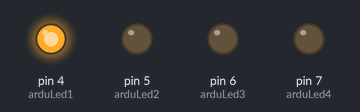
A sketch run on a simulated Arduino Uno, built with avr-gcc and run on an emulated ATmega328P. Parts: output pins drawn as LEDs (lit = HIGH).

Above: at 0.5 s.
At 1.5 s:
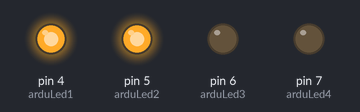
At 2.5 s:
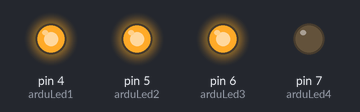
At 3.5 s:
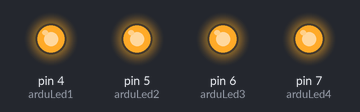
At 4.05 s:
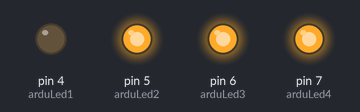
At 4.35 s:
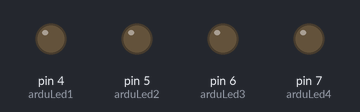
Timing chart, 0 to 5.7 s (numbered marks = the images above):
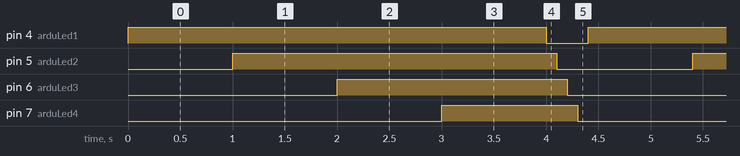

Measured:
- by itself, pin 4 (arduLed1): alternates HIGH for 4.0 s and LOW for 0.40 s
- by itself, pin 5 (arduLed2): alternates HIGH for 3.1 s and LOW for 1.3 s
- by itself, pin 6 (arduLed3): alternates HIGH for 2.2 s and LOW for 2.2 s
- by itself, pin 7 (arduLed4): alternates HIGH for 1.3 s and LOW for 3.1 s

The sketch:

ardustar_blink.ino
```cpp
/*
  Led yakıp söndürme - Ardustar V2
*/

const int arduLed1 = 4; //Ardustar Led 1
const int arduLed2 = 5; //Ardustar Led 2
const int arduLed3 = 6; //Ardustar Led 3
const int arduLed4 = 7; //Ardustar Led 4


void setup() {
  // Ledlerin bir çıkış olarak tanımlanması
  pinMode(arduLed1, OUTPUT);
  pinMode(arduLed2, OUTPUT);
  pinMode(arduLed3, OUTPUT);
  pinMode(arduLed4, OUTPUT);

}

void loop() {

  digitalWrite(arduLed1, HIGH);   // Led 1 yan
  delay(1000);
  digitalWrite(arduLed2, HIGH);   // Led 2 yan
  delay(1000);
  digitalWrite(arduLed3, HIGH);   // Led 3 yan
  delay(1000);
  digitalWrite(arduLed4, HIGH);   // Led 4 yan
  delay(1000);

  digitalWrite(arduLed1, LOW);   // Led 1 sön
  delay(100);
  digitalWrite(arduLed2, LOW);   // Led 2 yan
  delay(100);
  digitalWrite(arduLed3, LOW);   // Led 3 yan
  delay(100);
  digitalWrite(arduLed4, LOW);   // Led 4 yan
  delay(100);

}
```
